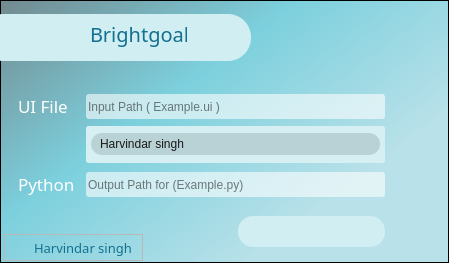
<?xml version="1.0" encoding="UTF-8"?>
<ui version="4.0">
 <class>MainWindow</class>
 <widget class="QMainWindow" name="MainWindow">
  <property name="geometry">
   <rect>
    <x>0</x>
    <y>0</y>
    <width>449</width>
    <height>263</height>
   </rect>
  </property>
  <property name="windowTitle">
   <string>MainWindow</string>
  </property>
  <widget class="QWidget" name="centralwidget">
   <layout class="QHBoxLayout" name="horizontalLayout">
    <property name="spacing">
     <number>0</number>
    </property>
    <property name="leftMargin">
     <number>0</number>
    </property>
    <property name="topMargin">
     <number>0</number>
    </property>
    <property name="rightMargin">
     <number>0</number>
    </property>
    <property name="bottomMargin">
     <number>0</number>
    </property>
    <item>
     <widget class="QFrame" name="MainFrame">
      <property name="styleSheet">
       <string notr="true">background-color:qlineargradient(spread:pad, x1:0, y1:0, x2:0.83, y2:0.648, stop:0.00568182 rgba(114, 138, 143, 255), stop:0.494318 rgba(124, 208, 221, 255), stop:1 rgba(185, 225, 233, 255));</string>
      </property>
      <property name="frameShape">
       <enum>QFrame::StyledPanel</enum>
      </property>
      <property name="frameShadow">
       <enum>QFrame::Raised</enum>
      </property>
      <widget class="QFrame" name="LogoContainner">
       <property name="geometry">
        <rect>
         <x>-20</x>
         <y>14</y>
         <width>271</width>
         <height>47</height>
        </rect>
       </property>
       <property name="minimumSize">
        <size>
         <width>20</width>
         <height>31</height>
        </size>
       </property>
       <property name="maximumSize">
        <size>
         <width>500</width>
         <height>160</height>
        </size>
       </property>
       <property name="styleSheet">
        <string notr="true">background:rgb(209, 238, 243);
border-radius: 23px;</string>
       </property>
       <property name="frameShape">
        <enum>QFrame::StyledPanel</enum>
       </property>
       <property name="frameShadow">
        <enum>QFrame::Raised</enum>
       </property>
       <property name="lineWidth">
        <number>0</number>
       </property>
       <widget class="QLabel" name="brightgoal">
        <property name="geometry">
         <rect>
          <x>72</x>
          <y>8</y>
          <width>30</width>
          <height>30</height>
         </rect>
        </property>
        <property name="font">
         <font>
          <pointsize>8</pointsize>
         </font>
        </property>
        <property name="styleSheet">
         <string notr="true">background: none;
</string>
        </property>
        <property name="text">
         <string/>
        </property>
        <property name="pixmap">
         <pixmap>C:/Users/sjagj/Downloads/Brightgoal logo.png</pixmap>
        </property>
        <property name="scaledContents">
         <bool>true</bool>
        </property>
       </widget>
       <widget class="QLabel" name="label_brightgoal">
        <property name="geometry">
         <rect>
          <x>110</x>
          <y>6</y>
          <width>97</width>
          <height>27</height>
         </rect>
        </property>
        <property name="font">
         <font>
          <family>Quicksand Medium</family>
          <pointsize>15</pointsize>
          <weight>50</weight>
          <bold>false</bold>
          <kerning>true</kerning>
         </font>
        </property>
        <property name="styleSheet">
         <string notr="true">QLabel{
	color: rgb(19, 112, 143);
background: none;
}</string>
        </property>
        <property name="text">
         <string>Brightgoal</string>
        </property>
       </widget>
      </widget>
      <widget class="QLineEdit" name="ui_file_path">
       <property name="geometry">
        <rect>
         <x>86</x>
         <y>94</y>
         <width>299</width>
         <height>25</height>
        </rect>
       </property>
       <property name="styleSheet">
        <string notr="true">background-color: rgb(255, 255, 255, 150);
border-style: none;
border-radius: 3px;</string>
       </property>
       <property name="placeholderText">
        <string>Input Path ( Example.ui )</string>
       </property>
      </widget>
      <widget class="QPushButton" name="browse_ui_file_button">
       <property name="geometry">
        <rect>
         <x>388</x>
         <y>94</y>
         <width>49</width>
         <height>25</height>
        </rect>
       </property>
       <property name="toolTip">
        <string>Select UI File</string>
       </property>
       <property name="statusTip">
        <string>Browser ui file</string>
       </property>
       <property name="styleSheet">
        <string notr="true">background-color: none;
color: white;
border-style: none;
border-radius: 3px;</string>
       </property>
       <property name="text">
        <string/>
       </property>
       <property name="icon">
        <iconset>
         <normaloff>C:/Users/sjagj/Downloads/folder (1).png</normaloff>C:/Users/sjagj/Downloads/folder (1).png</iconset>
       </property>
       <property name="iconSize">
        <size>
         <width>22</width>
         <height>22</height>
        </size>
       </property>
      </widget>
      <widget class="QPushButton" name="select_output_folder_button">
       <property name="geometry">
        <rect>
         <x>388</x>
         <y>172</y>
         <width>49</width>
         <height>25</height>
        </rect>
       </property>
       <property name="toolTip">
        <string>Select Output Folder</string>
       </property>
       <property name="statusTip">
        <string>Selelct Output Path</string>
       </property>
       <property name="styleSheet">
        <string notr="true">background-color: none;
color: white;
border-style: none;
border-radius: 3px;</string>
       </property>
       <property name="text">
        <string/>
       </property>
       <property name="icon">
        <iconset>
         <normaloff>C:/Users/sjagj/Downloads/folder (1).png</normaloff>C:/Users/sjagj/Downloads/folder (1).png</iconset>
       </property>
       <property name="iconSize">
        <size>
         <width>22</width>
         <height>22</height>
        </size>
       </property>
      </widget>
      <widget class="QLineEdit" name="python_file_path">
       <property name="geometry">
        <rect>
         <x>86</x>
         <y>172</y>
         <width>299</width>
         <height>25</height>
        </rect>
       </property>
       <property name="styleSheet">
        <string notr="true">background-color: rgb(255, 255, 255, 150);
border-style: none;
border-radius: 3px;</string>
       </property>
       <property name="placeholderText">
        <string>Output Path for (Example.py)</string>
       </property>
      </widget>
      <widget class="QPushButton" name="export_button">
       <property name="geometry">
        <rect>
         <x>390</x>
         <y>220</y>
         <width>49</width>
         <height>25</height>
        </rect>
       </property>
       <property name="toolTip">
        <string>Export</string>
       </property>
       <property name="statusTip">
        <string>Export</string>
       </property>
       <property name="styleSheet">
        <string notr="true">background-color:none;
color: white;
border-style: none;
border-radius: 3px;</string>
       </property>
       <property name="text">
        <string/>
       </property>
       <property name="icon">
        <iconset>
         <normaloff>C:/Users/sjagj/Downloads/export.png</normaloff>C:/Users/sjagj/Downloads/export.png</iconset>
       </property>
       <property name="iconSize">
        <size>
         <width>22</width>
         <height>22</height>
        </size>
       </property>
      </widget>
      <widget class="QLabel" name="ui_file_label">
       <property name="geometry">
        <rect>
         <x>18</x>
         <y>92</y>
         <width>57</width>
         <height>27</height>
        </rect>
       </property>
       <property name="font">
        <font>
         <family>Quicksand Medium</family>
         <pointsize>13</pointsize>
         <weight>50</weight>
         <bold>false</bold>
         <kerning>true</kerning>
        </font>
       </property>
       <property name="styleSheet">
        <string notr="true">QLabel{
	color: rgb(255, 255, 255);
background: none;
}</string>
       </property>
       <property name="text">
        <string>UI File</string>
       </property>
      </widget>
      <widget class="QLabel" name="python_file_label">
       <property name="geometry">
        <rect>
         <x>18</x>
         <y>170</y>
         <width>57</width>
         <height>27</height>
        </rect>
       </property>
       <property name="font">
        <font>
         <family>Quicksand Medium</family>
         <pointsize>13</pointsize>
         <weight>50</weight>
         <bold>false</bold>
         <kerning>true</kerning>
        </font>
       </property>
       <property name="styleSheet">
        <string notr="true">QLabel{
	color: rgb(255, 255, 255);
background: none;
}</string>
       </property>
       <property name="text">
        <string>Python</string>
       </property>
      </widget>
      <widget class="QFrame" name="UI_to_Py_containner">
       <property name="geometry">
        <rect>
         <x>238</x>
         <y>216</y>
         <width>147</width>
         <height>31</height>
        </rect>
       </property>
       <property name="minimumSize">
        <size>
         <width>20</width>
         <height>31</height>
        </size>
       </property>
       <property name="maximumSize">
        <size>
         <width>500</width>
         <height>160</height>
        </size>
       </property>
       <property name="toolTip">
        <string>UI to Py</string>
       </property>
       <property name="styleSheet">
        <string notr="true">background:rgb(209, 238, 243);
border-radius: 15px;</string>
       </property>
       <property name="frameShape">
        <enum>QFrame::StyledPanel</enum>
       </property>
       <property name="frameShadow">
        <enum>QFrame::Raised</enum>
       </property>
       <property name="lineWidth">
        <number>0</number>
       </property>
       <widget class="QLabel" name="qt_logo">
        <property name="geometry">
         <rect>
          <x>20</x>
          <y>6</y>
          <width>28</width>
          <height>20</height>
         </rect>
        </property>
        <property name="font">
         <font/>
        </property>
        <property name="styleSheet">
         <string notr="true">background: none;</string>
        </property>
        <property name="text">
         <string/>
        </property>
        <property name="pixmap">
         <pixmap>icon/Qt_logo_2016.svg.png</pixmap>
        </property>
        <property name="scaledContents">
         <bool>true</bool>
        </property>
       </widget>
       <widget class="QLabel" name="python_logo">
        <property name="enabled">
         <bool>true</bool>
        </property>
        <property name="geometry">
         <rect>
          <x>108</x>
          <y>6</y>
          <width>20</width>
          <height>20</height>
         </rect>
        </property>
        <property name="font">
         <font>
          <pointsize>8</pointsize>
         </font>
        </property>
        <property name="styleSheet">
         <string notr="true">background: none;</string>
        </property>
        <property name="text">
         <string/>
        </property>
        <property name="pixmap">
         <pixmap>icon/1200px-Python-logo-notext.svg.png</pixmap>
        </property>
        <property name="scaledContents">
         <bool>true</bool>
        </property>
       </widget>
       <widget class="QLabel" name="right_arrow">
        <property name="enabled">
         <bool>true</bool>
        </property>
        <property name="geometry">
         <rect>
          <x>66</x>
          <y>4</y>
          <width>23</width>
          <height>23</height>
         </rect>
        </property>
        <property name="font">
         <font>
          <pointsize>8</pointsize>
         </font>
        </property>
        <property name="styleSheet">
         <string notr="true">background: none;</string>
        </property>
        <property name="text">
         <string/>
        </property>
        <property name="pixmap">
         <pixmap>C:/Users/sjagj/Downloads/right-arrow.png</pixmap>
        </property>
        <property name="scaledContents">
         <bool>true</bool>
        </property>
       </widget>
      </widget>
      <widget class="QFrame" name="author_containner">
       <property name="geometry">
        <rect>
         <x>4</x>
         <y>234</y>
         <width>139</width>
         <height>27</height>
        </rect>
       </property>
       <property name="styleSheet">
        <string notr="true">background: none;</string>
       </property>
       <property name="frameShape">
        <enum>QFrame::StyledPanel</enum>
       </property>
       <property name="frameShadow">
        <enum>QFrame::Raised</enum>
       </property>
       <widget class="QLabel" name="author_name">
        <property name="geometry">
         <rect>
          <x>30</x>
          <y>0</y>
          <width>111</width>
          <height>27</height>
         </rect>
        </property>
        <property name="font">
         <font>
          <family>Quicksand Medium</family>
          <pointsize>10</pointsize>
          <weight>50</weight>
          <bold>false</bold>
          <kerning>true</kerning>
         </font>
        </property>
        <property name="styleSheet">
         <string notr="true">QLabel{
	color:rgb(19, 112, 143);
background: none;
}</string>
        </property>
        <property name="text">
         <string>Harvindar singh</string>
        </property>
       </widget>
       <widget class="QLabel" name="github_logo">
        <property name="geometry">
         <rect>
          <x>4</x>
          <y>2</y>
          <width>22</width>
          <height>22</height>
         </rect>
        </property>
        <property name="font">
         <font>
          <pointsize>8</pointsize>
         </font>
        </property>
        <property name="styleSheet">
         <string notr="true">background: none;</string>
        </property>
        <property name="text">
         <string/>
        </property>
        <property name="pixmap">
         <pixmap>C:/Users/sjagj/Downloads/github (1).png</pixmap>
        </property>
        <property name="scaledContents">
         <bool>true</bool>
        </property>
       </widget>
      </widget>
      <widget class="QScrollArea" name="files_containner">
       <property name="geometry">
        <rect>
         <x>86</x>
         <y>126</y>
         <width>299</width>
         <height>37</height>
        </rect>
       </property>
       <property name="styleSheet">
        <string notr="true">background: rgb(214, 239, 243);
border-radius: 3px;</string>
       </property>
       <property name="widgetResizable">
        <bool>true</bool>
       </property>
       <property name="alignment">
        <set>Qt::AlignCenter</set>
       </property>
       <widget class="QWidget" name="files_containner_contents">
        <property name="geometry">
         <rect>
          <x>0</x>
          <y>0</y>
          <width>299</width>
          <height>37</height>
         </rect>
        </property>
        <layout class="QHBoxLayout" name="files_containner_HLayout">
         <property name="spacing">
          <number>7</number>
         </property>
         <property name="leftMargin">
          <number>5</number>
         </property>
         <property name="topMargin">
          <number>4</number>
         </property>
         <property name="rightMargin">
          <number>5</number>
         </property>
         <property name="bottomMargin">
          <number>4</number>
         </property>
         <item>
          <widget class="QFrame" name="file_containner">
           <property name="minimumSize">
            <size>
             <width>0</width>
             <height>22</height>
            </size>
           </property>
           <property name="maximumSize">
            <size>
             <width>16777215</width>
             <height>22</height>
            </size>
           </property>
           <property name="layoutDirection">
            <enum>Qt::LeftToRight</enum>
           </property>
           <property name="styleSheet">
            <string notr="true">background-color:rgb(185, 210, 214) ;
border-radius: 11px;</string>
           </property>
           <property name="frameShape">
            <enum>QFrame::StyledPanel</enum>
           </property>
           <property name="frameShadow">
            <enum>QFrame::Raised</enum>
           </property>
           <layout class="QHBoxLayout" name="file_containner_HLayout">
            <property name="spacing">
             <number>0</number>
            </property>
            <property name="leftMargin">
             <number>9</number>
            </property>
            <property name="topMargin">
             <number>0</number>
            </property>
            <property name="rightMargin">
             <number>0</number>
            </property>
            <property name="bottomMargin">
             <number>0</number>
            </property>
            <item>
             <widget class="QLabel" name="file_name">
              <property name="styleSheet">
               <string notr="true">QLabel{
	color:rgb(25, 25, 25);
background: none;
}</string>
              </property>
              <property name="text">
               <string>Harvindar singh</string>
              </property>
             </widget>
            </item>
            <item>
             <spacer name="horizontalSpacer">
              <property name="orientation">
               <enum>Qt::Horizontal</enum>
              </property>
              <property name="sizeHint" stdset="0">
               <size>
                <width>40</width>
                <height>20</height>
               </size>
              </property>
             </spacer>
            </item>
            <item>
             <widget class="QPushButton" name="remove">
              <property name="minimumSize">
               <size>
                <width>25</width>
                <height>0</height>
               </size>
              </property>
              <property name="toolTip">
               <string>Select UI File</string>
              </property>
              <property name="statusTip">
               <string>Browser ui file</string>
              </property>
              <property name="layoutDirection">
               <enum>Qt::LeftToRight</enum>
              </property>
              <property name="styleSheet">
               <string notr="true">background-color: none;
color: white;
border-style: none;</string>
              </property>
              <property name="text">
               <string/>
              </property>
              <property name="icon">
               <iconset>
                <normaloff>C:/Users/sjagj/Downloads/cancel.png</normaloff>C:/Users/sjagj/Downloads/cancel.png</iconset>
              </property>
              <property name="iconSize">
               <size>
                <width>11</width>
                <height>11</height>
               </size>
              </property>
              <property name="shortcut">
               <string/>
              </property>
             </widget>
            </item>
           </layout>
          </widget>
         </item>
        </layout>
       </widget>
      </widget>
     </widget>
    </item>
   </layout>
  </widget>
 </widget>
 <resources/>
 <connections/>
</ui>
